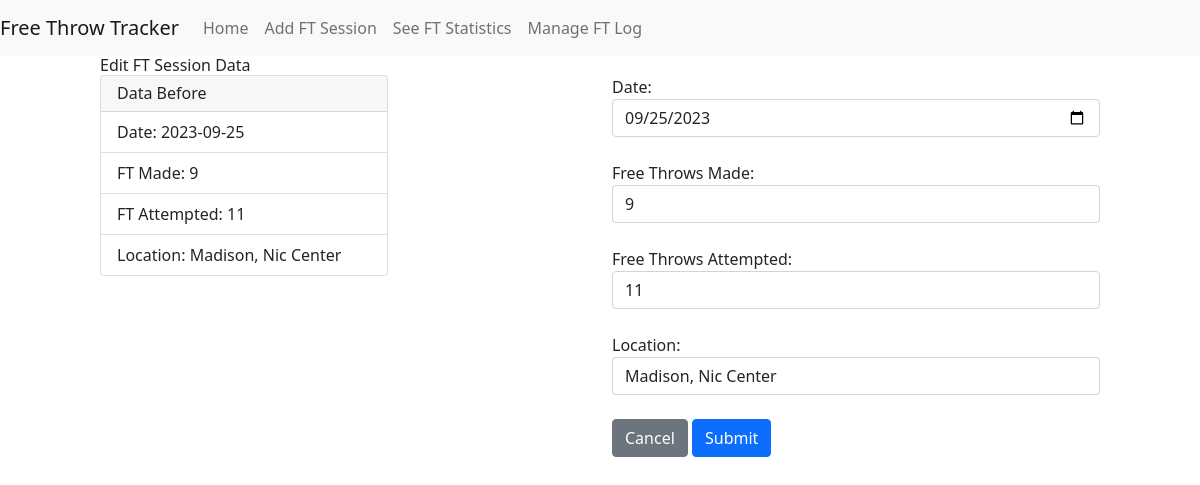
The app's page /edit/7 with its own data.
### tables this page shows
CREATE TABLE freethrowlog (
    id INTEGER PRIMARY KEY AUTOINCREMENT,
    sessionDate TEXT NOT NULL,
    ftMade INTEGER NOT NULL,
    ftAttempted INTEGER NOT NULL,
    locationName TEXT NOT NULL
    
);

### app.py (the view, shortened to what this page needs)
@app.route("/edit/<string:id>",methods=['POST','GET'])
def edit(id):
    if request.method == 'GET':
        conn = get_db_connection()
        cursor = conn.cursor()
        cursor.execute("SELECT * FROM freethrowlog WHERE ID=?", (id,))
        data = cursor.fetchall()
        cursor.close()
        conn.close()
        date = str(data[0]['sessionDate'])
        return render_template("edit.html", data=data, date=date)

### app.py (called while the page is built)
def get_db_connection():
    conn = sqlite3.connect('database.db')
    conn.row_factory = sqlite3.Row
    return conn

### templates/edit.html
{% extends 'base.html' %}
{% block content %}
    <div class="container">
        <div class="row">
            <h1>{% block title %} Edit FT Session Data {% endblock %}</h1>
            <div class="col">
                <div class="card" style="width: 18rem;">
                    <div class="card-header">
                        <h5>Data Before</h5>
                    </div>
                    <ul class="list-group list-group-flush">
                        <li class="list-group-item">Date: {{data[0]['sessionDate']}}</li>
                        <li class="list-group-item">FT Made: {{data[0]['ftmade']}}</li>
                        <li class="list-group-item">FT Attempted: {{data[0]['ftattempted']}}</li>
                        <li class="list-group-item">Location: {{ data[0]['locationName'] }}</li>
                    </ul>
                </div>
            </div>
            <div class="col">
                <form action="{{ url_for('edit', id=data[0]['id'])}}" method="post">
                    <div class="form-group col-sm-12">
                        <label for="date" >Date: </label>
                        <input type="date" class="form-control" id="date" name="date" value='{{data[0]["sessionDate"]}}'>
                    </div><br>
                    <div class="form-group col-sm-12">
                        <label for="ftmade">Free Throws Made: </label>
                        <input type="number" class="form-control" id="ftmade" name="ftmade" value='{{data[0]["ftmade"]}}'>
                    </div><br>
                    <div class="form-group col-sm-12">
                        <label for="ftmade">Free Throws Attempted: </label>
                        <input type="number" class="form-control" id="ftattempted" name="ftattempted" value='{{data[0]["ftattempted"]}}'>
                    </div><br>
                    <div class="form-group col-sm-12">
                        <label for="location">Location: </label>
                        <input type="text" class="form-control" id="location" name="location" value='{{data[0]["locationName"]}}'>
                    </div>
                    <br>
                    <a href='{{url_for("log")}}' class="btn btn-secondary" role="button">Cancel</a>
                    <button type="submit" class="btn btn-primary">Submit</button>
                </form>
            </div>
        </div>
    </div>
{% endblock %}

### records on screen
freethrowlog: sessionDate "2023-09-25", ftMade "9", ftAttempted "11", locationName "Madison, Nic Center", date "09/25/2023", ftmade "9", ftattempted "11", location "Madison, Nic Center"
